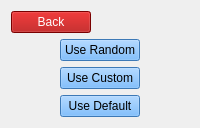
      <widget class="QWidget" name="newFilePage">
       <property name="sizePolicy">
        <sizepolicy hsizetype="Expanding" vsizetype="Expanding">
         <horstretch>0</horstretch>
         <verstretch>0</verstretch>
        </sizepolicy>
       </property>
       <layout class="QVBoxLayout" name="verticalLayout_2">
        <item>
         <widget class="QPushButton" name="backToLanding">
          <property name="sizePolicy">
           <sizepolicy hsizetype="Fixed" vsizetype="Fixed">
            <horstretch>0</horstretch>
            <verstretch>0</verstretch>
           </sizepolicy>
          </property>
          <property name="styleSheet">
           <string notr="true">background-color: rgb(170, 0, 0);
color: rgb(255, 255, 255);</string>
          </property>
          <property name="text">
           <string>Back</string>
          </property>
         </widget>
        </item>
        <item alignment="Qt::AlignmentFlag::AlignHCenter">
         <widget class="QPushButton" name="randomRoster">
          <property name="sizePolicy">
           <sizepolicy hsizetype="Fixed" vsizetype="Fixed">
            <horstretch>0</horstretch>
            <verstretch>0</verstretch>
           </sizepolicy>
          </property>
          <property name="styleSheet">
           <string notr="true">background-color: rgb(85, 170, 255);
color: rgb(0, 0, 0);
font: 30pt &quot;Segoe UI&quot;;</string>
          </property>
          <property name="text">
           <string>Use Random</string>
          </property>
         </widget>
        </item>
        <item alignment="Qt::AlignmentFlag::AlignHCenter">
         <widget class="QPushButton" name="customRoster">
          <property name="sizePolicy">
           <sizepolicy hsizetype="Fixed" vsizetype="Fixed">
            <horstretch>0</horstretch>
            <verstretch>0</verstretch>
           </sizepolicy>
          </property>
          <property name="styleSheet">
           <string notr="true">background-color: rgb(85, 170, 255);
color: rgb(0, 0, 0);
font: 30pt &quot;Segoe UI&quot;;</string>
          </property>
          <property name="text">
           <string>Use Custom</string>
          </property>
         </widget>
        </item>
        <item alignment="Qt::AlignmentFlag::AlignHCenter">
         <widget class="QPushButton" name="defaultRoster">
          <property name="sizePolicy">
           <sizepolicy hsizetype="Fixed" vsizetype="Fixed">
            <horstretch>0</horstretch>
            <verstretch>0</verstretch>
           </sizepolicy>
          </property>
          <property name="styleSheet">
           <string notr="true">background-color: rgb(85, 170, 255);
color: rgb(0, 0, 0);
font: 30pt &quot;Segoe UI&quot;;</string>
          </property>
          <property name="text">
           <string>Use Default</string>
          </property>
         </widget>
        </item>
       </layout>
      </widget>
